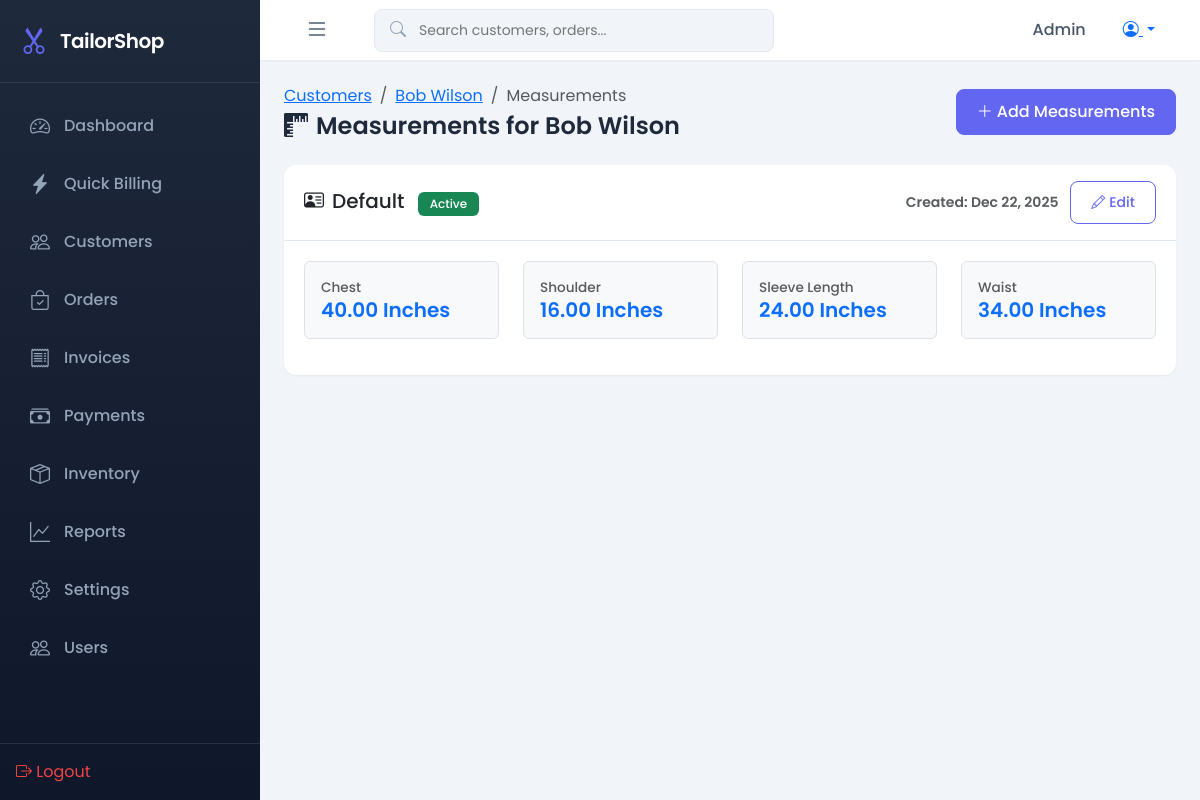
The app's page /customers/9/measurements/ (signed in) with its own data.
### shop/models.py (models this page shows, shortened)
class Customer(models.Model):
    name = models.CharField(max_length=100)
    phone = models.CharField(max_length=15, unique=True)
    email = models.EmailField(blank=True, null=True)
    address = models.TextField(blank=True, null=True)
    notes = models.TextField(blank=True, null=True)
    created_at = models.DateTimeField(auto_now_add=True)
    updated_at = models.DateTimeField(auto_now=True)
    class Meta:
        ordering = ['-created_at']

class MeasurementProfile(models.Model):
    customer = models.ForeignKey(Customer, on_delete=models.CASCADE, related_name='measurement_profiles')
    profile_name = models.CharField(max_length=50, default='Default')
    is_active = models.BooleanField(default=True)
    created_at = models.DateTimeField(auto_now_add=True)
    updated_at = models.DateTimeField(auto_now=True)
    class Meta:
        unique_together = ['customer', 'profile_name']

class Measurement(models.Model):
    UNIT_CHOICES = [
        ('cm', 'Centimeters'),
        ('inch', 'Inches'),
    ]
    MEASUREMENT_KEYS = [
        ('chest', 'Chest'),
        ('waist', 'Waist'),
        ('hip', 'Hip'),
        ('shoulder', 'Shoulder'),
        ('sleeve_length', 'Sleeve Length'),
        ('arm_hole', 'Arm Hole'),
        ('neck', 'Neck'),
        ('shirt_length', 'Shirt Length'),
        ('pant_length', 'Pant Length'),
        ('inseam', 'Inseam'),
        ('thigh', 'Thigh'),
        ('knee', 'Knee'),
        ('bottom', 'Bottom'),
        ('cuff', 'Cuff'),
        ('back_length', 'Back Length'),
        ('front_length', 'Front Length'),
        ('blouse_length', 'Blouse Length'),
        ('bust', 'Bust'),
        ('underbust', 'Under Bust'),
        ('custom', 'Custom'),
    ]
    profile = models.ForeignKey(MeasurementProfile, on_delete=models.CASCADE, related_name='measurements')
    measurement_key = models.CharField(max_length=50, choices=MEASUREMENT_KEYS)
    custom_key = models.CharField(max_length=50, blank=True, null=True)
    measurement_value = models.DecimalField(max_digits=5, decimal_places=2, validators=[MinValueValidator(0)])
    unit = models.CharField(max_length=10, choices=UNIT_CHOICES, default='inch')
    class Meta:
        ordering = ['measurement_key']

### shop/views.py (the view)
# urls.py: path('customers/<int:customer_id>/measurements/', views.measurement_list, name='measurement_list'),
@login_required
def measurement_list(request, customer_id):
    customer = get_object_or_404(Customer, pk=customer_id)
    profiles = customer.measurement_profiles.filter(is_active=True)
    return render(request, 'shop/measurement_list.html', {'customer': customer, 'profiles': profiles})

### templates/shop/measurement_list.html (shortened to what this page needs)
{% extends 'base.html' %}
{% block content %}
<div class="page-header">
    <div>
        <nav aria-label="breadcrumb">
            <ol class="breadcrumb mb-1">
                <li class="breadcrumb-item"><a href="{% url 'customer_list' %}">Customers</a></li>
                <li class="breadcrumb-item"><a href="{% url 'customer_detail' customer.pk %}">{{ customer.name }}</a></li>
                <li class="breadcrumb-item active">Measurements</li>
            </ol>
        </nav>
        <h1><i class="bi bi-rulers me-2"></i>Measurements for {{ customer.name }}</h1>
    </div>
    <div>
        <a href="{% url 'measurement_add' customer.pk %}" class="btn btn-primary">
            <i class="bi bi-plus-lg me-1"></i>Add Measurements
        </a>
    </div>
</div>
<div class="row">
    <div class="col-12">
        {% if profiles %}
            {% for profile in profiles %}
            <div class="card mb-4">
                <div class="card-header d-flex justify-content-between align-items-center">
                    <h5 class="card-title mb-0">
                        <i class="bi bi-person-vcard me-2"></i>{{ profile.profile_name }}
                        {% if profile.is_active %}
                            <span class="badge bg-success ms-2">Active</span>
                        {% else %}
                            <span class="badge bg-secondary ms-2">Inactive</span>
                        {% endif %}
                    </h5>
                    <div>
                        <small class="text-muted">Created: {{ profile.created_at|date:"M d, Y" }}</small>
                        <a href="{% url 'measurement_edit' profile.pk %}" class="btn btn-sm btn-outline-primary ms-2">
                            <i class="bi bi-pencil me-1"></i>Edit
                        </a>
                    </div>
                </div>
                <div class="card-body">
                    {% if profile.measurements.all %}
                        <div class="row">
                            {% for measurement in profile.measurements.all %}
                            <div class="col-md-3 mb-3">
                                <div class="measurement-item p-3 border rounded">
                                    <div class="measurement-key text-muted small">
                                        {% if measurement.measurement_key == 'custom' %}
                                            {{ measurement.custom_key|title }}
                                        {% else %}
                                            {{ measurement.get_measurement_key_display }}
                                        {% endif %}
                                    </div>
                                    <div class="measurement-value h5 mb-0">
                                        {{ measurement.measurement_value }} {{ measurement.get_unit_display }}
                                    </div>
                                </div>
                            </div>
                            {% endfor %}
                        </div>
                    {% endif %}
                </div>
            </div>
            {% endfor %}
        {% endif %}
    </div>
</div>
{% endblock %}

### templates/base.html (shortened to what this page needs)
{% load static %}
<!DOCTYPE html>
<html lang="en">
<head>
    <link href="https://cdn.jsdelivr.net/npm/bootstrap@5.3.2/dist/css/bootstrap.min.css" rel="stylesheet">
    <link href="https://cdn.jsdelivr.net/npm/bootstrap-icons@1.11.1/font/bootstrap-icons.css" rel="stylesheet">
    <link href="{% static 'css/style.css' %}" rel="stylesheet">
</head>
<body>
    {% if user.is_authenticated %}
    <nav class="sidebar" id="sidebar">
        <div class="sidebar-header">
            <i class="bi bi-scissors"></i>
            <span class="brand-text">TailorShop</span>
        </div>
        <ul class="sidebar-nav">
            <li class="nav-item">
                <a href="{% url 'dashboard' %}" class="nav-link {% if request.resolver_match.url_name == 'dashboard' %}active{% endif %}">
                    <i class="bi bi-speedometer2"></i>
                    <span>Dashboard</span>
                </a>
            </li>
            <li class="nav-item">
                <a href="{% url 'quick_billing' %}" class="nav-link {% if 'billing' in request.resolver_match.url_name %}active{% endif %}">
                    <i class="bi bi-lightning-charge-fill"></i>
                    <span>Quick Billing</span>
                </a>
            </li>
            <li class="nav-item">
                <a href="{% url 'customer_list' %}" class="nav-link {% if 'customer' in request.resolver_match.url_name %}active{% endif %}">
                    <i class="bi bi-people"></i>
                    <span>Customers</span>
                </a>
            </li>
            <li class="nav-item">
                <a href="{% url 'order_list' %}" class="nav-link {% if 'order' in request.resolver_match.url_name %}active{% endif %}">
                    <i class="bi bi-bag-check"></i>
                    <span>Orders</span>
                </a>
            </li>
            <li class="nav-item">
                <a href="{% url 'invoice_list' %}" class="nav-link {% if 'invoice' in request.resolver_match.url_name %}active{% endif %}">
                    <i class="bi bi-receipt"></i>
                    <span>Invoices</span>
                </a>
            </li>
            <li class="nav-item">
                <a href="{% url 'payment_list' %}" class="nav-link {% if 'payment' in request.resolver_match.url_name %}active{% endif %}">
                    <i class="bi bi-cash-stack"></i>
                    <span>Payments</span>
                </a>
            </li>
            <li class="nav-item">
                <a href="{% url 'inventory_list' %}" class="nav-link {% if 'inventory' in request.resolver_match.url_name %}active{% endif %}">
                    <i class="bi bi-box-seam"></i>
                    <span>Inventory</span>
                </a>
            </li>
            <li class="nav-item">
                <a href="{% url 'reports' %}" class="nav-link {% if 'report' in request.resolver_match.url_name %}active{% endif %}">
                    <i class="bi bi-graph-up"></i>
                    <span>Reports</span>
                </a>
            </li>
            <li class="nav-item">
                <a href="{% url 'settings' %}" class="nav-link {% if 'settings' in request.resolver_match.url_name %}active{% endif %}">
                    <i class="bi bi-gear"></i>
                    <span>Settings</span>
                </a>
            </li>
            {% if user.is_superuser %}
            <li class="nav-item">
                <a href="{% url 'user_list' %}" class="nav-link {% if 'user' in request.resolver_match.url_name %}active{% endif %}">
                    <i class="bi bi-people"></i>
                    <span>Users</span>
                </a>
            </li>
            {% endif %}
        </ul>
        <div class="sidebar-footer">
            <a href="{% url 'logout' %}" class="nav-link text-danger">
                <i class="bi bi-box-arrow-right"></i>
                <span>Logout</span>
            </a>
        </div>
    </nav>
    <main class="main-content">
        <nav class="top-navbar">
            <button class="btn btn-link sidebar-toggle" id="sidebarToggle">
                <i class="bi bi-list"></i>
            </button>
            <div class="search-box d-none d-md-block">
                <i class="bi bi-search"></i>
                <input type="text" placeholder="Search customers, orders..." id="globalSearch">
            </div>
            <div class="navbar-actions">
                <span class="user-name">{{ user.first_name|default:user.username }}</span>
                <div class="dropdown">
                    <button class="btn btn-link dropdown-toggle" data-bs-toggle="dropdown">
                        <i class="bi bi-person-circle"></i>
                    </button>
                </div>
            </div>
        </nav>
        <div class="page-content">
            {% block content %}{% endblock %}
        </div>
    </main>
    {% else %}
    {% block auth_content %}{% endblock %}
    {% endif %}
</body>
</html>

### static/css/style.css (style rules this page uses)
:root { --primary-color: #6366f1; --primary-dark: #4f46e5; --secondary-color: #0ea5e9; --success-color: #10b981; --warning-color: #f59e0b; --danger-color: #ef4444; --dark-color: #1e293b; --light-color: #f8fafc; --gray-100: #f1f5f9; --gray-200: #e2e8f0; --gray-300: #cbd5e1; --gray-400: #94a3b8; --gray-500: #64748b; --gray-600: #475569; --sidebar-width: 260px; --sidebar-collapsed: 70px; --topbar-height: 60px; --border-radius: 12px; --shadow-sm: 0 1px 2px rgba(0, 0, 0, 0.05); --shadow: 0 4px 6px -1px rgba(0, 0, 0, 0.1); --shadow-lg: 0 10px 15px -3px rgba(0, 0, 0, 0.1); }
* { margin: 0; padding: 0; box-sizing: border-box; }
body { font-family: 'Poppins', sans-serif; background-color: var(--gray-100); color: var(--dark-color); overflow-x: hidden; }
.sidebar { position: fixed; left: 0; top: 0; width: var(--sidebar-width); height: 100vh; background: linear-gradient(180deg, var(--dark-color) 0%, #0f172a 100%); color: white; z-index: 1000; transition: all 0.3s ease; display: flex; flex-direction: column; }
.sidebar-header { padding: 20px; display: flex; align-items: center; gap: 12px; border-bottom: 1px solid rgba(255, 255, 255, 0.1); }
.sidebar-header i { font-size: 28px; color: var(--primary-color); }
.sidebar-header .brand-text { font-size: 20px; font-weight: 600; letter-spacing: -0.5px; }
.sidebar-nav { list-style: none; padding: 16px 12px; flex: 1; overflow-y: auto; }
.sidebar-nav .nav-item { margin-bottom: 4px; }
.sidebar-nav .nav-link { display: flex; align-items: center; gap: 12px; padding: 12px 16px; color: var(--gray-400); text-decoration: none; border-radius: 8px; transition: all 0.2s ease; font-weight: 500; }
.sidebar-nav .nav-link i { font-size: 20px; width: 24px; text-align: center; }
.sidebar-footer { padding: 16px; border-top: 1px solid rgba(255, 255, 255, 0.1); }
.main-content { margin-left: var(--sidebar-width); min-height: 100vh; transition: margin-left 0.3s ease; }
.top-navbar { height: var(--topbar-height); background: white; display: flex; align-items: center; padding: 0 24px; box-shadow: var(--shadow-sm); position: sticky; top: 0; z-index: 100; }
.sidebar-toggle { font-size: 24px; color: var(--gray-600); padding: 8px; }
.search-box { position: relative; margin-left: 24px; flex: 1; max-width: 400px; }
.search-box i { position: absolute; left: 16px; top: 50%; transform: translateY(-50%); color: var(--gray-400); }
.search-box input { width: 100%; padding: 10px 16px 10px 44px; border: 1px solid var(--gray-200); border-radius: 8px; background: var(--gray-100); font-size: 14px; transition: all 0.2s ease; }
.navbar-actions { margin-left: auto; display: flex; align-items: center; gap: 16px; }
.user-name { font-weight: 500; color: var(--gray-600); }
.page-content { padding: 24px; }
.card { background: white; border: none; border-radius: var(--border-radius); box-shadow: var(--shadow-sm); }
.card-header { background: transparent; border-bottom: 1px solid var(--gray-200); padding: 16px 20px; font-weight: 600; }
.card-body { padding: 20px; }
.badge { padding: 6px 12px; border-radius: 6px; font-weight: 500; font-size: 12px; }
.btn { padding: 10px 20px; border-radius: 8px; font-weight: 500; transition: all 0.2s ease; }
.btn-primary { background: var(--primary-color); border-color: var(--primary-color); }
.btn-outline-primary { color: var(--primary-color); border-color: var(--primary-color); }
.page-header { display: flex; align-items: center; justify-content: space-between; margin-bottom: 24px; }
.page-header h1 { font-size: 24px; font-weight: 600; color: var(--dark-color); margin: 0; }
.text-danger { color: var(--danger-color) !important; }

### templates/shop/measurement_list.html (style rules this page uses)
.measurement-item { background: #f8f9fa; transition: all 0.2s; }
.measurement-key { font-size: 0.85rem; font-weight: 500; }
.measurement-value { color: #0d6efd; font-weight: 600; }

### records on screen
Customer: name "Bob Wilson"
MeasurementProfile: profile_name "Default", is_active "Active", created_at "Dec 22, 2025"
Measurement: measurement_key "Chest", measurement_value "40.00", unit "Inches"
Measurement: measurement_key "Shoulder", measurement_value "16.00", unit "Inches"
Measurement: measurement_key "Sleeve Length", measurement_value "24.00", unit "Inches"
Measurement: measurement_key "Waist", measurement_value "34.00", unit "Inches"

### other values on screen
{{ user.first_name|default:user.username }} "Admin"
